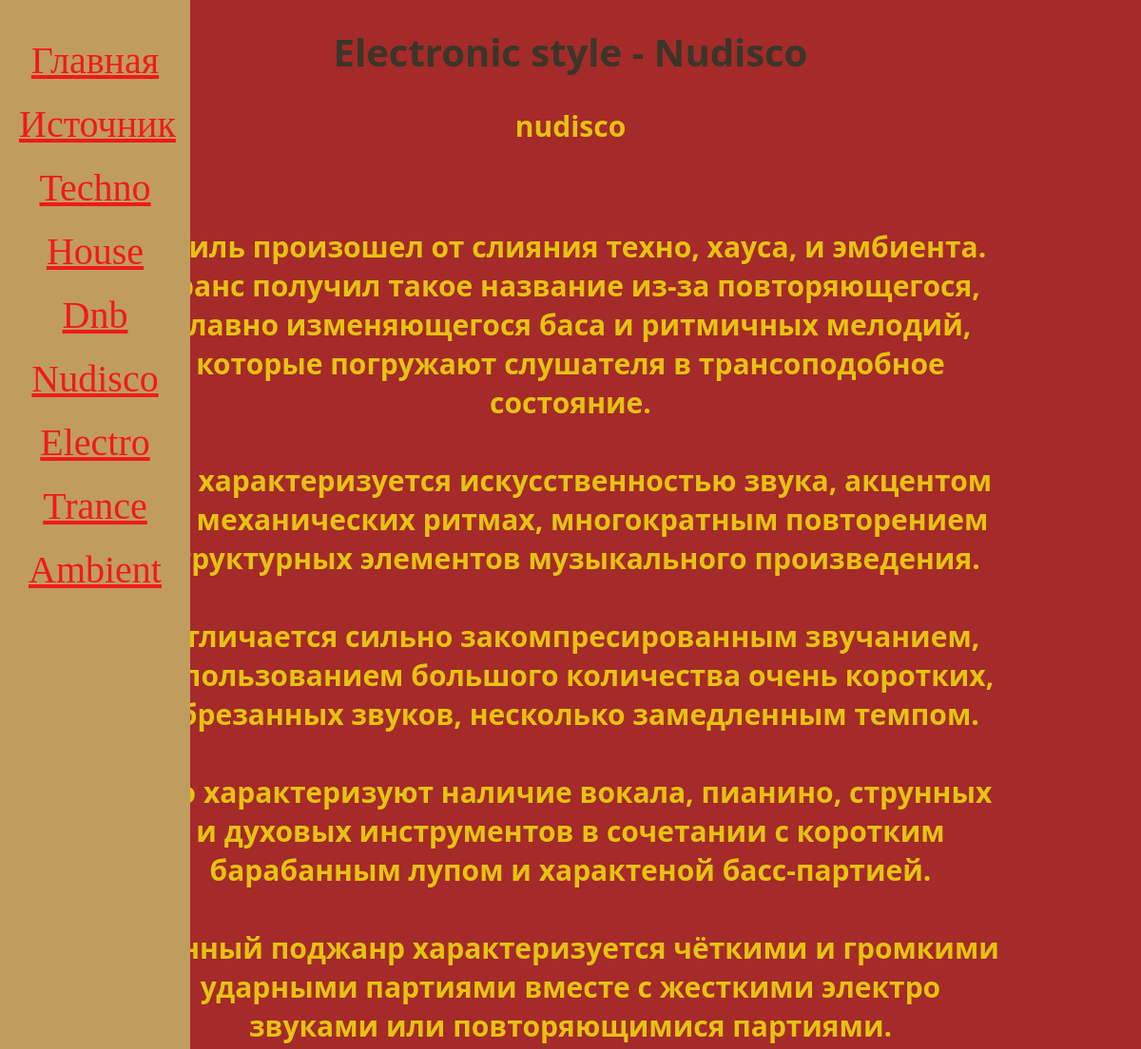
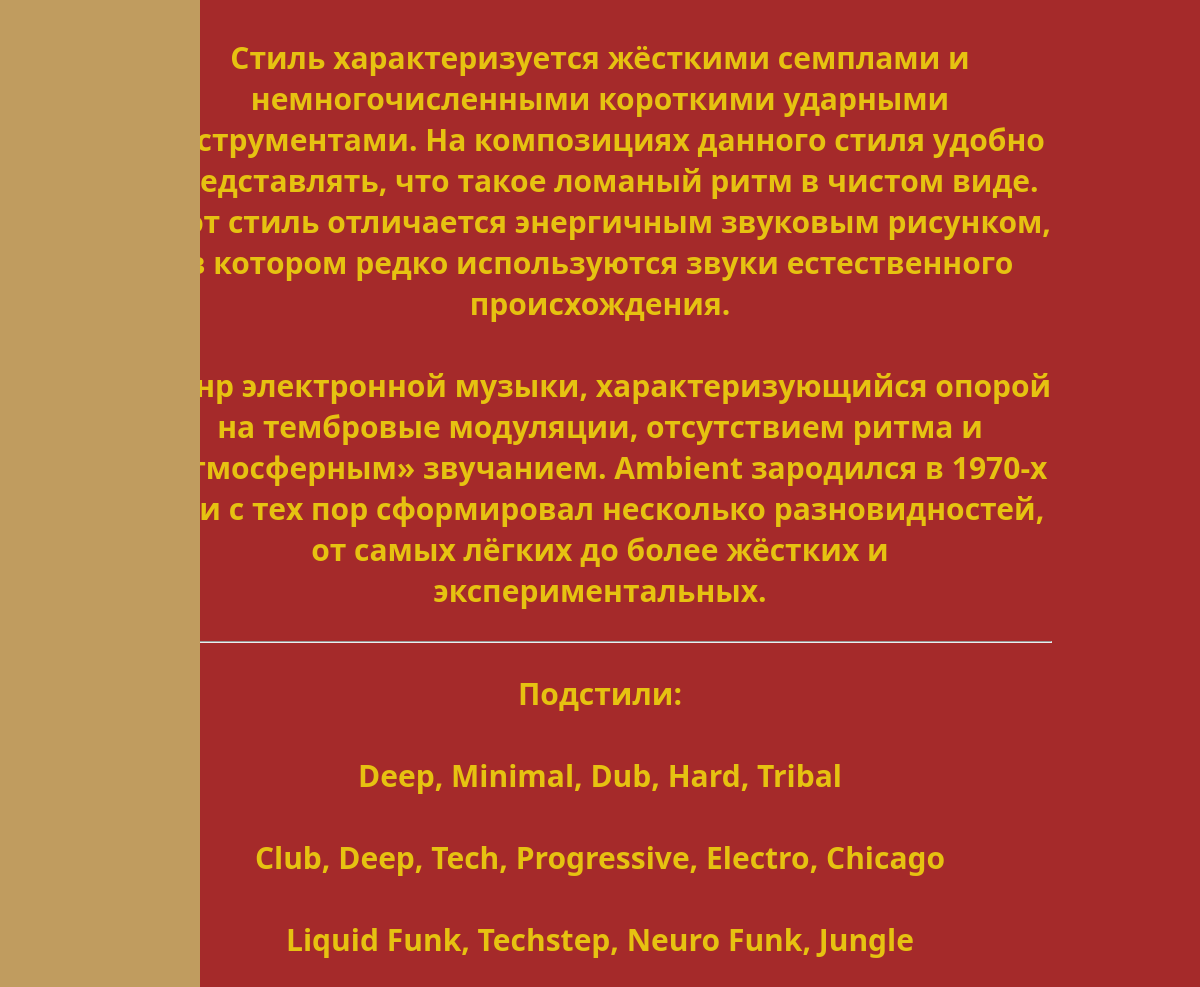
Page /nudisco/ on the committed database (2 pictures, top to bottom).
### home/models.py (models this page shows, shortened)
class Music(models.Model):
    TR='TR'
    TN='TN'
    HS='HS'
    EL='EL'
    AM='AM'
    DB='DB'
    ND='ND'
    STYLE_CHOICES=[
        (TR,'trance'),
        (TN,'techno'),
        (HS,'house'),
        (EL,'electro'),
        (AM,'ambient'),
        (DB,'dnb'),
        (ND,'nudisco')
    ]
    title=models.CharField(max_length=20)
    content=models.TextField(blank=True)
    audio=models.FileField(upload_to='media/')
    style=models.CharField(max_length=2,choices=STYLE_CHOICES, default=HS)

class SubMusic(models.Model):
    style=models.CharField(max_length=20, blank=True)
    sub_style=models.CharField(max_length=120)
    representative=models.TextField(blank=True)
    def __str__(self):
        return f'Подстили {self.style}: {self.sub_style}. Представители стиля: {self.representative}'

### home/views.py (the view)
# urls.py: path('<str:styles>/',views.get_styles, name='electronic-style'),
def get_styles(request, styles:str):
    musics=Music.objects.order_by('-title')
    sub_music=SubMusic.objects.order_by('-style')
    print(sub_music)
    description=style_dict.get(styles)
    styles_lst = list(style_dict)
    data={
        'description_style':description,
        'stl':styles,
        'styles_lst': styles_lst,
        'musics': musics,
        'sub_music': sub_music
    }
    return render(request,'prb/info.html',data)

### home/templates/prb/info.html (shortened to what this page needs)
{% extends 'base.html' %}
{% load static %}
{% block css_add %}
<link rel="stylesheet" href="{% static 'prb/css/info.css' %}">
{% endblock %}
{% block content %}
    {% include 'includes/navbar.html' %}
    {% if description_style is None %}
        <h2>Информация о таком стиле электронной музыки - {{stl|upper}} - отсутствует</h2>
    {% else %}
        <h1>Electronic style - {{stl|capfirst}}</h1>
        <h3>{{description_style}}</h3>
    {% endif %}
    <ul>
        {% for m in musics %}
            <li><h3>{{ m.content }}</h3></li>
        {% endfor %}
        <hr>
        <h3>Подстили: </h3>
        {% for s in sub_music %}
        <li><h3>{{s.sub_style}}</h3></li>
        {% endfor %}
    </ul>
{% endblock %}

### static/css/base.css (style rules this page uses)
html { font-size:20px; background-color: brown; }

### home/static/prb/css/info.css (style rules this page uses)
h3 { color:rgb(230, 194, 17); text-align:center; font-family: 'Segoe UI', Tahoma, Geneva, Verdana, sans-serif; font-size: 30px; }
h1 { color:rgb(57, 54, 40); text-align:center; font-family: 'Segoe UI', Tahoma, Geneva, Verdana, sans-serif; font-size: 40px; }
ul { font-family: 'Segoe UI', Tahoma, Geneva, Verdana, sans-serif; font-size: 40px; color:rgb(57, 54, 40); text-align:right; padding: 5px 140px ; }

### rows in the picture
Music: title "Nudisco", title "nudisco", content "Отличается сильно закомпресированным звучанием, использованием большого количества очень коротких, обрезанных звуков, несколько замедленным темпом."
Music: content "Cтиль произошел от слияния техно, хауса, и эмбиента. Транс получил такое название из-за повторяющегося, плавно изменяющегося баса и ритмичных мелодий, которые погружают слушателя в трансоподобное состояние."
Music: content "Он характеризуется искусственностью звука, акцентом на механических ритмах, многократным повторением структурных элементов музыкального произведения."
Music: content "Его характеризуют наличие вокала, пианино, струнных и духовых инструментов в сочетании с коротким барабанным лупом и характеной басс-партией."
Music: content "Данный поджанр характеризуется чёткими и громкими ударными партиями вместе с жесткими электро звуками или повторяющимися партиями."
Music: content "Стиль характеризуется жёсткими семплами и немногочисленными короткими ударными инструментами. На композициях данного стиля удобно представлять, что такое ломаный ритм в чистом виде. Этот стиль отличается энергичным звуковым рисунком, в котором редко используются звуки естественного происхождения."
Music: content "Жанр электронной музыки, характеризующийся опорой на тембровые модуляции, отсутствием ритма и «атмосферным» звучанием. Ambient зародился в 1970-х гг. и с тех пор сформировал несколько разновидностей, от самых лёгких до более жёстких и экспериментальных."
SubMusic: sub_style "Deep, Minimal, Dub, Hard, Tribal"
SubMusic: sub_style "Club, Deep, Tech, Progressive, Electro, Chicago"
SubMusic: sub_style "Liquid Funk, Techstep, Neuro Funk, Jungle"

### other values in the picture
{{ style_lst|title }} "Techno" "House" "Dnb" "Nudisco" "Electro" "Trance" "Ambient"
